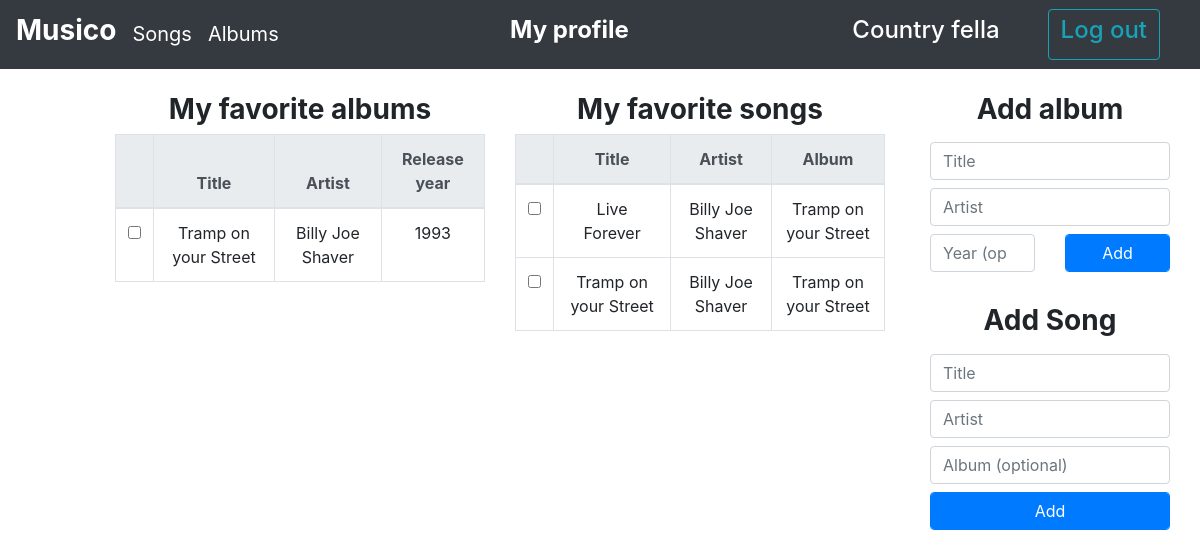
/profile (signed in), run on an earlier commit of the app's database.
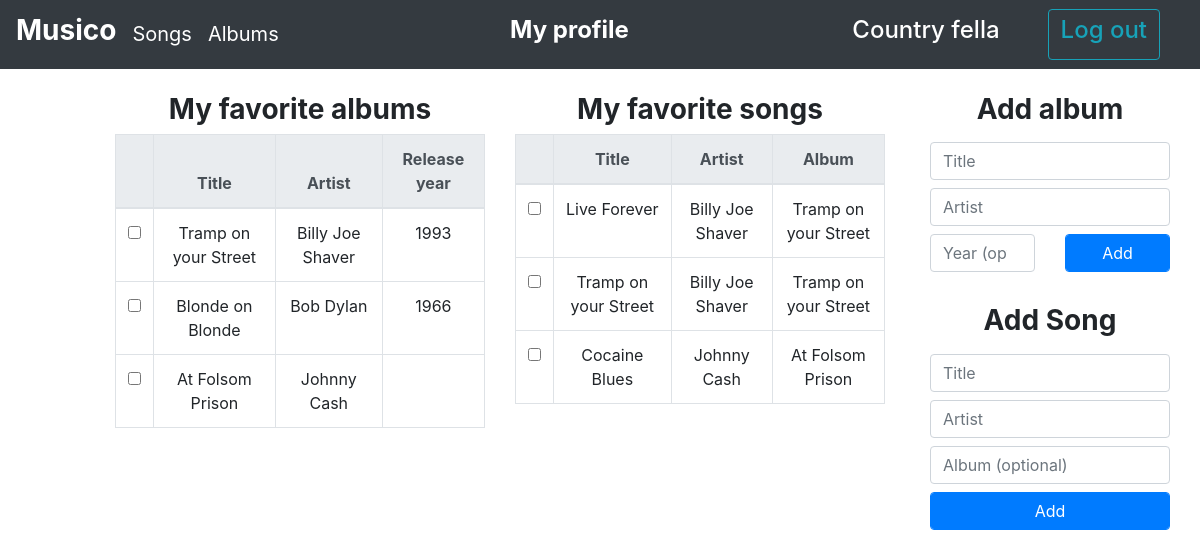
And on a later commit of the database.
### app/models.py (models this page shows, shortened)
class User(db.Model, UserMixin):
    id = db.Column(db.Integer, primary_key=True)
    username = db.Column(db.String(50), index=True)
    password = db.Column(db.BINARY)
    favorite_songs = db.relationship('Song', secondary=favorite_song)
    favorite_albums = db.relationship('Album', secondary=favorite_album)

class Album(db.Model):
    id = db.Column(db.Integer, primary_key=True)
    title = db.Column(db.String(200), index=True)
    year_released = db.Column(db.Integer, index=True)
    artist_id = db.Column(db.Integer, db.ForeignKey('artist.id'))
    artist = db.relationship('Artist', back_populates='albums')
    songs = db.relationship('Song', back_populates='album')
    def __repr__(self):
        return self.title

class Artist(db.Model):
    id = db.Column(db.Integer, primary_key=True)
    name = db.Column(db.String(150), index=True)
    albums = db.relationship('Album', back_populates='artist')
    songs = db.relationship('Song', back_populates='artist')
    def __repr__(self):
        return self.name

class Song(db.Model):
    id = db.Column(db.Integer, primary_key=True)
    title = db.Column(db.String(200), index=True)
    artist_id = db.Column(db.Integer, db.ForeignKey('artist.id'))
    artist = db.relationship('Artist', back_populates='songs')
    album_id = db.Column(db.Integer, db.ForeignKey('album.id'))
    album = db.relationship('Album', back_populates='songs')

### app/views.py (the view)
@app.route('/profile', methods=['GET', 'POST'])
@login_required
def profile():
    user = User.query.get(int(session['_user_id']))
    album_form = AlbumForm()
    song_form = SongForm()
    if album_form.a_submit.data and album_form.validate_on_submit():
        add_album(user, album_form)
    if song_form.s_submit.data and song_form.validate_on_submit():
        add_song(user, song_form)
    return base('profile', user=user, album_form=album_form, song_form=song_form)

### app/forms.py
class AlbumForm(FlaskForm):
    a_title = StringField('title', validators=[DataRequired(), Length(max=200)], render_kw={'placeholder': 'Title'})
    a_artist = StringField('artist', validators=[DataRequired(), Length(max=150)], render_kw={'placeholder': 'Artist'})
    year = IntegerField('year', validators=[Optional(), NumberRange(min=0, max=date.today().year + 1)], render_kw={'placeholder': 'Year (optional)'})
    a_submit = SubmitField('Add')

class SongForm(FlaskForm):
    s_title = StringField('title', validators=[DataRequired(), Length(max=200)], render_kw={'placeholder': 'Title'})
    s_artist = StringField('artist', validators=[DataRequired(), Length(max=150)], render_kw={'placeholder': 'Artist'})
    album = StringField('album', validators=[Optional(), Length(max=200)], render_kw={'placeholder': 'Album (optional)'})
    s_submit = SubmitField('Add')

### app/views.py (called while the page is built)
def base(page, **kwargs):
    if 'login' in request.form:
        return redirect(url_for('login'))
    if 'signup' in request.form:
        return redirect(url_for('signup'))
    if 'logout' in request.form:
        logout_user()
        return redirect(url_for('home'))
    return render_template(f"{page}.html", **kwargs)

@login_manager.user_loader
def load_user(user_id):
    return User.query.get(int(user_id))

### app/templates/profile.html (shortened to what this page needs)
{% extends 'base.html' %}
{% block page %}My profile{% endblock %}
{% block content %}
<div class='container-fluid'>
<div class='row my-4'>
    <div class='col-4 offset-1'>
        <table class="table table-hover table-bordered">
            <h3><center><b>My favorite albums</b></center></h3>
            <thead class="thead-light">
                {% if user.favorite_albums|length == 0 %}
                <tr>
                    <th scope="col"><center>No albums have been added yet</center></th>
                </tr>
                {% else %}
                <tr>
                    <th scope="col"></th>
                    <th scope="col"><center>Title</center></th>
                    <th scope="col"><center>Artist</center></th>
                    <th scope="col"><center>Release year</center></th>
                </tr>
                {% endif %}
            </thead>
            <tbody>
                {% for album in user.favorite_albums %}
                <tr>
                    <td><input type="checkbox" name="album_id" , value="{{ album.id }}"></td>
                    <td align="center">{{ album.title }}</td>
                    <td align="center">{{ album.artist }}</td>
                    {% if album.year_released != None %}
                        <td align="center">{{ album.year_released }}</td>
                    {% endif %}
                </tr>
                {% endfor %}
            </tbody>
        </table>
    </div>
    <div class='col-4'>
        <table class="table table-hover table-bordered">
            <h3><center><b>My favorite songs</b></center></h3>
            <thead class="thead-light">
                {% if user.favorite_songs|length == 0 %}
                <tr>
                    <th scope="col"><center>No Songs have been added yet</center></th>
                </tr>
                {% else %}
                <tr>
                    <th scope="col"></th>
                    <th scope="col"><center>Title</center></th>
                    <th scope="col"><center>Artist</center></th>
                    <th scope="col"><center>Album</center></th>
                </tr>
                {% endif %}
            </thead>
            <tbody>
                {% for song in user.favorite_songs %}
                <tr>
                    <td><input type="checkbox" name="song_id" , value="{{ song.id }}"></td>
                    <td align="center">{{ song.title }}</td>
                    <td align="center">{{ song.artist }}</td>
                    {% if song.album != None %}
                        <td align="center">{{ song.album }}</td>
                    {% endif %}
                </tr>
                {% endfor %}
            </tbody>
        </table>
    </div>
    <div class='col-3'>
        <h3><center><b>Add album</b></center></h3>
        <form action="" method="post" name="add_album">
            <div class='container-fluid'>
                <div class='row'>
                    <div class='col-12'>
                        {{ album_form.a_title(class_='form-control') }}
                    </div>
                </div>
                <div class='row'>
                    <div class='col-12'>
                        {{ album_form.a_artist(class_='form-control') }}
                    </div>
                </div>
                <div class='row'>
                    <div class='col-6'>
                        {{ album_form.year(class_='form-control') }}
                    </div>
                    <div class="col-6 py-2">
                        {{ album_form.a_submit(class_='form-control btn btn-primary col-12') }}
                    </div>
                </div>
            </div>
        </form>
        <br>
        <h3><center><b>Add Song</b></center></h3>
        <form action="" method="post" name="add_song">
            <div class='container-fluid'>
                <div class='row'>
                    <div class='col-12'>
                        {{ song_form.s_title(class_='form-control') }}
                    </div>
                </div>
                <div class='row'>
                    <div class='col-12'>
                        {{ song_form.s_artist(class_='form-control') }}
                    </div>
                </div>
                <div class='row'>
                    <div class='col-12'>
                        {{ song_form.album(class_='form-control') }}
                    </div>
                </div>
                <div class="row">
                    <div class="col-12 py-2">
                        {{ song_form.s_submit(class_='form-control btn btn-primary col-12') }}
                    </div>
                </div>
            </div>
        </form>
    </div>
</div>
</div>
{% endblock %}

### app/templates/base.html (shortened to what this page needs)
<!DOCTYPE html>
<html>
<head>
  <link rel="stylesheet" href="https://stackpath.bootstrapcdn.com/bootstrap/4.2.1/css/bootstrap.min.css"
>
</head>
<body>
  <nav class="navbar navbar-expand-sm navbar-dark bg-dark" id='navbar-top'>
    <a class="navbar-brand" href="/"><h3><b>Musico</b></h3></a>
    <div class="collapse navbar-collapse" id="navbarSupportedContent">
      <ul class="navbar-nav mr-auto">
        <a class="navbar-brand" href="/songs">Songs</a>
        <a class="navbar-brand" href="/albums">Albums</a>
      </ul>
    </div>
    <div class="navbar-collapse" id="navbarSupportedContent">
        <a class="navbar-text text-white"><h4><b>{% block page %}{% endblock %}</b></h4></a>
    </div>
    <form action="", method="post">
      <span class="navbar-collapse">
          {% if current_user.is_authenticated %}
            <div class="px-2">
              <a class='navbar-brand text-white' href="/profile"><h4>{{ current_user.username }}</h4></a>
            </div>
            <div class="px-4">
              <button class="btn btn-outline-info" type="submit" name="logout"><h4>Log out</h4></button>
            </div>
        {% endif %}
      </span>
    </form>
  </nav>
  {% block content %}{% endblock %}
</body>
</html>

What changed in the data, as far as the page shows it:
now on this page (row unchanged): Album: title "Blonde on Blonde", artist "Bob Dylan", year_released "1966"
added Album: title "At Folsom Prison", artist "Johnny Cash"
added Song: title "Cocaine Blues", artist "Johnny Cash", album "At Folsom Prison"
